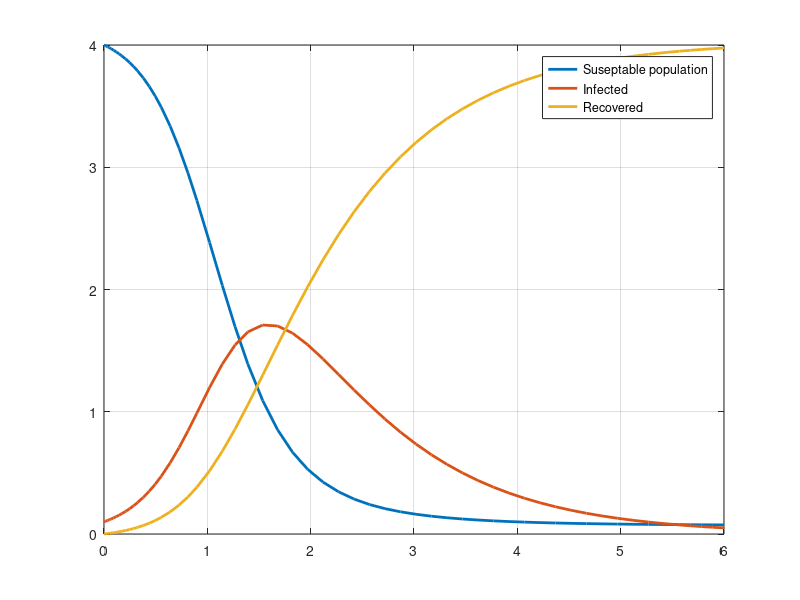

This chart was generated by the following MATLAB code:
function res = SIR_model()
close all;
%%%%%%%%%%%%%%%%%%%%%% Governing Equations %%%%%%%%%%%%%%%%%%%%%%%%%%%%%%%%
% Function to calculate spread rate based on SIR model
% https://services.math.duke.edu/education/ccp/materials/diffcalc/sir/sir2.html
% S' = -aSI
% I' = asI - bI 
% R' = bI
%%%%%%%%%%%%%%%%%%%%%%%%%%%%%%%%%%%%%%%%%%%%%%%%%%%%%%%%%%%%%%%%%%%%%%%%%%
%% Intialization of variables
a = 1; % Days before next infection (Days)
b = 1; % Incubation period (Days)

S0 = 4;% Initial population size (-)
I0 = 0.1;% Initial infected population (-)
R0 = 0;% Initial recovered population (summation of recovered and dead)
           % Assuming dead bodies cannot infect the population (-)
t_start = 0; % Start time (Days)
t_final = 6;% End time   (Days)
%% Main solver
f=@(t,x) [ -a*x(1)*x(2);a*x(1)*x(2) - b*x(2);b*x(2)]; % Objective function

[t,xa] = ode45(f,[t_start,t_final],[S0 I0 R0]); % Solver

%% Post Processing 
figure;
plot(t,xa(:,1),'LineWidth',2);
hold on;
grid on;
plot(t,xa(:,2),'LineWidth',2);
plot(t,xa(:,3),'LineWidth',2);
legend('Suseptable population','Infected','Recovered','Location','best');
res = 0;
end